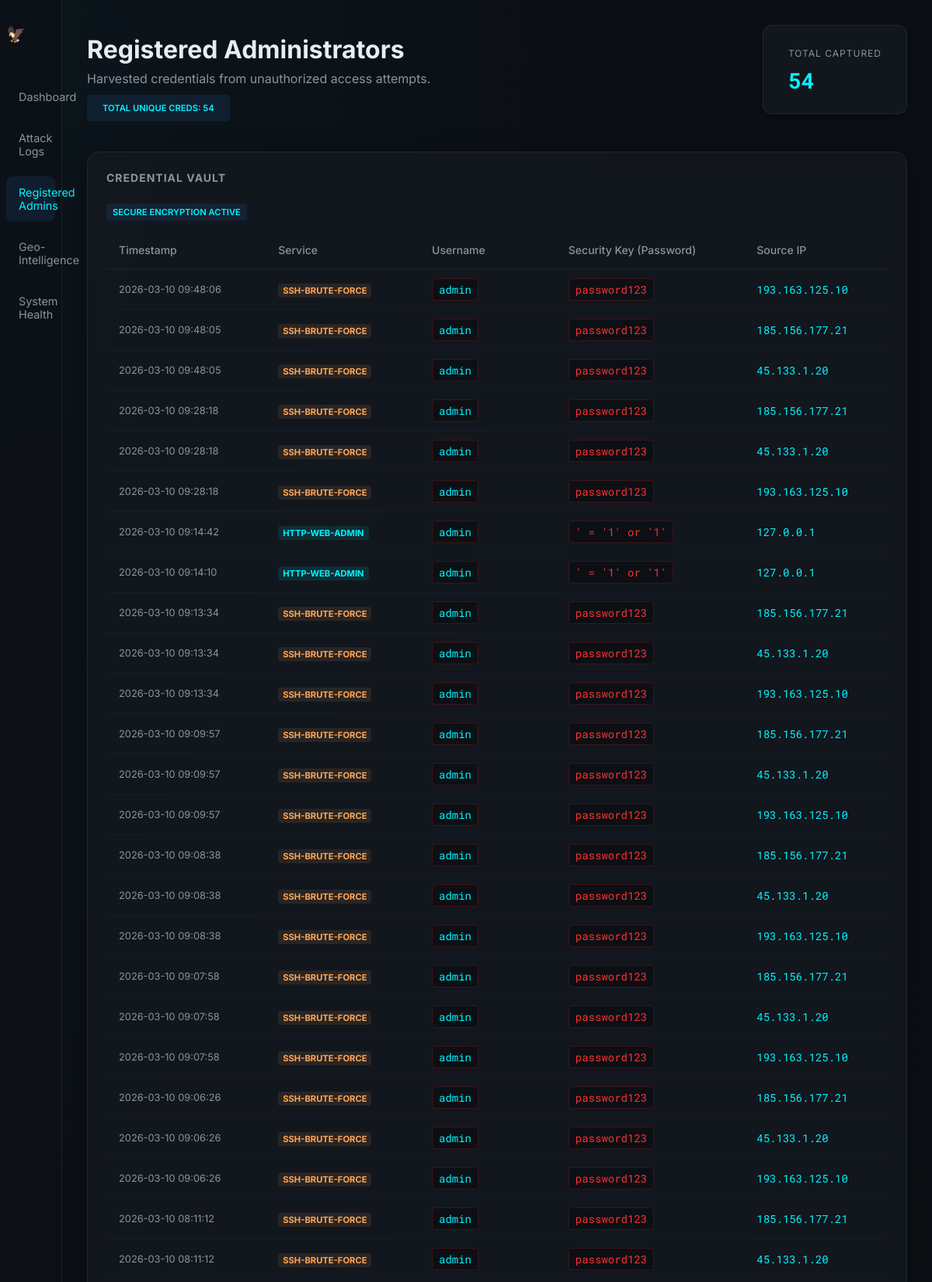
The app's page /registered-admins (upper part) with its own data.
### tables this page shows
CREATE TABLE attacks (
            id INTEGER PRIMARY KEY AUTOINCREMENT,
            timestamp DATETIME DEFAULT CURRENT_TIMESTAMP,
            ip TEXT,
            service TEXT,
            payload TEXT,
            username TEXT,
            password TEXT,
            city TEXT,
            country TEXT,
            lat REAL,
            lon REAL
        );

### app.py (the view)
@app.route('/registered-admins')
def registered_admins():
    creds = get_captured_creds()
    return render_template('registered_admins.html', creds=creds)

### core/logger.py (called while the page is built)
def get_captured_creds():
    conn = sqlite3.connect(DB_PATH)
    cursor = conn.cursor()
    cursor.execute('''
        SELECT username, password, service, ip, timestamp
        FROM attacks
        WHERE username IS NOT NULL AND password IS NOT NULL
        ORDER BY timestamp DESC
    ''')
    rows = cursor.fetchall()
    conn.close()
    return rows

### templates/registered_admins.html (shortened to what this page needs)
<!DOCTYPE html>
<html lang="en">
<head>
    <link rel="stylesheet" href="{{ url_for('static', filename='css/dashboard.css') }}">
</head>
<body>
    <nav class="sidebar">
        <div class="logo">
            <div class="icon">🦅</div>
        </div>
        <ul class="nav-links">
            <li class="{{ 'active' if request.path == '/' }}"><a href="/">Dashboard</a></li>
            <li class="{{ 'active' if request.path == '/logs' }}"><a href="/logs">Attack Logs</a></li>
            <li class="{{ 'active' if request.path == '/registered-admins' }}"><a href="/registered-admins">Registered Admins</a></li>
            <li><a href="#">Geo-Intelligence</a></li>
            <li><a href="#">System Health</a></li>
        </ul>
    </nav>
    <main class="content">
        <header>
            <div class="welcome">
                <h1>Registered Administrators</h1>
                <p>Harvested credentials from unauthorized access attempts.</p>
                <div style="margin-top: 1rem;">
                    <span class="badge" style="padding: 10px 20px;">TOTAL UNIQUE CREDS: {{ creds|length }}</span>
                </div>
            </div>
            <div class="quick-stats">
                <div class="stat-card">
                    <span class="label">Total Captured</span>
                    <h2 id="stat-total">{{ creds|length }}</h2>
                </div>
            </div>
        </header>
        <section class="dashboard-grid">
            <div class="full-width-col">
                <div class="glass-card logger-container">
                    <div class="card-header">
                        <h3>Credential Vault</h3>
                        <div class="controls">
                            <span class="badge">SECURE ENCRYPTION ACTIVE</span>
                        </div>
                    </div>
                    <div class="table-container">
                        <table>
                            <thead>
                                <tr>
                                    <th>Timestamp</th>
                                    <th>Service</th>
                                    <th>Username</th>
                                    <th>Security Key (Password)</th>
                                    <th>Source IP</th>
                                </tr>
                            </thead>
                            <tbody>
                                {% for cred in creds %}
                                <tr>
                                    <td class="timestamp">{{ cred[4] }}</td>
                                    <td>
                                        <span class="svc-tag {{ 'svc-ssh' if 'ssh' in cred[2] else 'svc-http' }}">
                                            {{ cred[2] }}
                                        </span>
                                    </td>
                                    <td><span class="cred-box" style="color: #00F5FF;">{{ cred[0] }}</span></td>
                                    <td><span class="cred-box">{{ cred[1] }}</span></td>
                                    <td class="origin-ip">{{ cred[3] }}</td>
                                </tr>
                                {% endfor %}
                            </tbody>
                        </table>
                    </div>
                </div>
            </div>
        </section>
    </main>
</body>
</html>

### static/css/dashboard.css (style rules this page uses)
:root { --bg-darker: #0B0E14; --bg-card: rgba(22, 27, 34, 0.7); --border-glass: rgba(56, 139, 253, 0.15); --accent: #00F5FF; --text-primary: #E6EDF3; --text-secondary: #8B949E; --danger: #FF3131; --success: #238636; --sidebar-width: 260px; --card-glow: rgba(0, 245, 255, 0.05); }
* { box-sizing: border-box; margin: 0; padding: 0; }
body { background: var(--bg-darker); background-image: radial-gradient(at 0% 0%, rgba(0, 245, 255, 0.03) 0, transparent 50%), radial-gradient(at 100% 100%, rgba(255, 49, 49, 0.03) 0, transparent 50%); color: var(--text-primary); font-family: 'Inter', system-ui; display: flex; min-height: 100vh; }
.sidebar { width: var(--sidebar-width); background: rgba(13, 17, 23, 0.8); backdrop-filter: blur(12px); border-right: 1px solid var(--border-glass); padding: 2rem 1.5rem; display: flex; flex-direction: column; position: fixed; height: 100%; }
.logo { display: flex; align-items: center; gap: 0.75rem; font-weight: 700; font-size: 1.25rem; color: var(--accent); margin-bottom: 3rem; }
.nav-links { list-style: none; flex-grow: 1; }
.nav-links li { margin-bottom: 0.75rem; }
.nav-links li a { color: var(--text-secondary); text-decoration: none; font-size: 0.9rem; padding: 0.75rem 1rem; display: block; border-radius: 8px; transition: 0.2s; }
.nav-links li.active a, .nav-links li a:hover { background: rgba(56, 139, 253, 0.1); color: var(--accent); }
.content { margin-left: var(--sidebar-width); padding: 3rem; flex-grow: 1; max-width: 1400px; }
header { display: flex; justify-content: space-between; align-items: flex-end; margin-bottom: 3rem; }
.welcome h1 { font-size: 2rem; margin-bottom: 0.5rem; }
.welcome p { color: var(--text-secondary); font-size: 1rem; }
.quick-stats { display: flex; gap: 1.5rem; }
.stat-card { background: var(--bg-card); border: 1px solid var(--border-glass); padding: 1.5rem 2rem; border-radius: 12px; min-width: 160px; box-shadow: 0 4px 20px rgba(0,0,0,0.2); }
.stat-card .label { font-size: 0.75rem; color: var(--text-secondary); text-transform: uppercase; letter-spacing: 1px; }
.stat-card h2 { font-size: 1.75rem; color: var(--accent); margin-top: 0.5rem; font-family: 'Roboto Mono', monospace; }
.dashboard-grid { display: grid; grid-template-columns: 350px 1fr; gap: 2rem; }
.glass-card { background: var(--bg-card); backdrop-filter: blur(8px); border: 1px solid var(--border-glass); border-radius: 16px; padding: 1.5rem; box-shadow: 0 8px 32px rgba(0,0,0,0.3); overflow: hidden; position: relative; transition: 0.3s cubic-bezier(0.4, 0, 0.2, 1); }
.glass-card h3 { font-size: 0.875rem; text-transform: uppercase; letter-spacing: 1px; color: var(--text-secondary); margin-bottom: 1.5rem; display: flex; justify-content: space-between; }
.table-container { overflow-x: auto; margin-top: 1rem; }
table { width: 100%; border-collapse: collapse; font-size: 0.875rem; }
th { text-align: left; padding: 1rem; color: var(--text-secondary); border-bottom: 1px solid var(--border-glass); font-weight: 500; }
td { padding: 1rem; border-bottom: 1px solid rgba(56, 139, 253, 0.05); color: var(--text-primary); vertical-align: middle; }
.origin-ip { font-family: 'Roboto Mono', monospace; color: var(--accent); }
.timestamp { color: var(--text-secondary); font-size: 0.8rem; }
.badge { background: rgba(56, 139, 253, 0.1); color: var(--accent); padding: 0.25rem 0.5rem; border-radius: 4px; font-size: 0.7rem; font-weight: 600; }
@media (max-width: 1200px) { .dashboard-grid { grid-template-columns: 1fr; } }
@media (max-width: 1200px) { .sidebar { width: 80px; padding: 2rem 0.5rem; text-align: center; } }
@media (max-width: 1200px) { .content { margin-left: 80px; padding: 2rem; } }

### templates/registered_admins.html (style rules this page uses)
.full-width-col { grid-column: 1 / -1; }
.dashboard-grid { grid-template-columns: 1fr; }
.logger-container { min-height: 70vh; }
.cred-box { font-family: 'Roboto Mono', monospace; background: rgba(0, 0, 0, 0.3); padding: 4px 8px; border-radius: 4px; color: #FF3131; border: 1px solid rgba(255, 49, 49, 0.2); }
.svc-tag { text-transform: uppercase; font-size: 0.7rem; font-weight: 700; padding: 2px 6px; border-radius: 4px; margin-right: 8px; }
.svc-http { background: rgba(0, 245, 255, 0.1); color: #00F5FF; }
.svc-ssh { background: rgba(255, 166, 87, 0.1); color: #FFA657; }

### records on screen
attacks: timestamp "2026-03-10 09:48:06", service "SSH-BRUTE-FORCE", username "admin", password "password123", ip "193.163.125.10"
attacks: timestamp "2026-03-10 09:48:05", service "SSH-BRUTE-FORCE", username "admin", password "password123", ip "185.156.177.21"
attacks: timestamp "2026-03-10 09:48:05", service "SSH-BRUTE-FORCE", username "admin", password "password123", ip "45.133.1.20"
attacks: timestamp "2026-03-10 09:28:18", service "SSH-BRUTE-FORCE", username "admin", password "password123", ip "185.156.177.21"
attacks: timestamp "2026-03-10 09:28:18", service "SSH-BRUTE-FORCE", username "admin", password "password123", ip "45.133.1.20"
attacks: timestamp "2026-03-10 09:28:18", service "SSH-BRUTE-FORCE", username "admin", password "password123", ip "193.163.125.10"
attacks: timestamp "2026-03-10 09:14:42", service "HTTP-WEB-ADMIN", username "admin", password "' = '1' or '1'", ip "127.0.0.1"
attacks: timestamp "2026-03-10 09:14:10", service "HTTP-WEB-ADMIN", username "admin", password "' = '1' or '1'", ip "127.0.0.1"
attacks: timestamp "2026-03-10 09:13:34", service "SSH-BRUTE-FORCE", username "admin", password "password123", ip "185.156.177.21"
attacks: timestamp "2026-03-10 09:13:34", service "SSH-BRUTE-FORCE", username "admin", password "password123", ip "45.133.1.20"
attacks: timestamp "2026-03-10 09:13:34", service "SSH-BRUTE-FORCE", username "admin", password "password123", ip "193.163.125.10"
attacks: timestamp "2026-03-10 09:09:57", service "SSH-BRUTE-FORCE", username "admin", password "password123", ip "185.156.177.21"
attacks: timestamp "2026-03-10 09:09:57", service "SSH-BRUTE-FORCE", username "admin", password "password123", ip "45.133.1.20"
attacks: timestamp "2026-03-10 09:09:57", service "SSH-BRUTE-FORCE", username "admin", password "password123", ip "193.163.125.10"
attacks: timestamp "2026-03-10 09:08:38", service "SSH-BRUTE-FORCE", username "admin", password "password123", ip "185.156.177.21"
attacks: timestamp "2026-03-10 09:08:38", service "SSH-BRUTE-FORCE", username "admin", password "password123", ip "45.133.1.20"
attacks: timestamp "2026-03-10 09:08:38", service "SSH-BRUTE-FORCE", username "admin", password "password123", ip "193.163.125.10"
attacks: timestamp "2026-03-10 09:07:58", service "SSH-BRUTE-FORCE", username "admin", password "password123", ip "185.156.177.21"
attacks: timestamp "2026-03-10 09:07:58", service "SSH-BRUTE-FORCE", username "admin", password "password123", ip "45.133.1.20"
attacks: timestamp "2026-03-10 09:07:58", service "SSH-BRUTE-FORCE", username "admin", password "password123", ip "193.163.125.10"
attacks: timestamp "2026-03-10 09:06:26", service "SSH-BRUTE-FORCE", username "admin", password "password123", ip "185.156.177.21"
attacks: timestamp "2026-03-10 09:06:26", service "SSH-BRUTE-FORCE", username "admin", password "password123", ip "45.133.1.20"
attacks: timestamp "2026-03-10 09:06:26", service "SSH-BRUTE-FORCE", username "admin", password "password123", ip "193.163.125.10"
attacks: timestamp "2026-03-10 08:11:12", service "SSH-BRUTE-FORCE", username "admin", password "password123", ip "185.156.177.21"
attacks: timestamp "2026-03-10 08:11:12", service "SSH-BRUTE-FORCE", username "admin", password "password123", ip "45.133.1.20"

### other values on screen
{{ creds|length }} "54"
